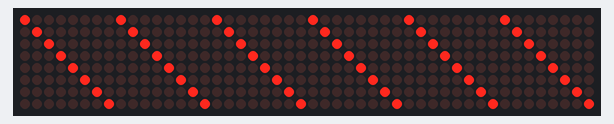
The sketch below on a simulated Arduino Uno, built with avr-gcc and run on an emulated ATmega328P. On the bench: 48×8 LED matrix. What the sketch prints to the serial monitor is not drawn.

Above: at 0.1 s.

The sketch:

matrix3.ino
```cpp
// Program to exercise the MD_MAX72XX library
//
// Uses the graphics functions to animate a pair of eyes on 2 matrix modules.
// Eyes are coordinated to work together.
// Eyes are created to fill all available modules.
//
//
#include <MD_MAX72xx.h>

// Define the number of devices we have in the chain and the hardware interface
#define HARDWARE_TYPE MD_MAX72XX::ICSTATION_HW
#define TRANSFORM_TYPE MD_MAX72XX::TFUD
#define MAX_DEVICES 6
#define PIXEL_PER_DEVICE 8
#define ROW_LENGTH ((MAX_DEVICES * PIXEL_PER_DEVICE) / 2)

#define PIN_CLK   12  // or SCK
#define PIN_DATA  11  // or MOSI
#define PIN_CS    10  // or SS

MD_MAX72XX matrix = MD_MAX72XX(HARDWARE_TYPE, PIN_DATA, PIN_CLK, PIN_CS, MAX_DEVICES);

uint8_t pixels[] = { 1, 2, 4, 8, 16, 32, 64, 128 };
/*
uint8_t pixels_sign[]  = { 0, 0, 0, 0, 0, 0, 0x80, 0x40, 0x20, 0x10, 0x08, 0xE4, 0xE4, 0x08, 0x10, 0x20,0x40, 0x80, 0, 0, 0, 0, 0, 0,
                           0x20, 0x30, 0x28, 0x24, 0x22, 0x21, 0x20, 0x20, 0x20, 0x20, 0x20, 0x2F, 0x2F, 0x20, 0x20, 0x20, 0x20, 0x20, 0x21, 0x22, 0x24, 0x28, 0x30, 0x20};

/*
uint8_t pixels_sign[]  = { 0, 0, 0, 0, 0, 0x80, 0x40, 0x20, 0x10, 0x08, 0x04, 0xF2, 0xF2, 0x04, 0x08, 0x10, 0x20,0x40, 0x80, 0, 0, 0, 0, 0,
                           0x30, 0x28, 0x24, 0x22, 0x21, 0x20, 0x20, 0x20, 0x20, 0x20, 0x20, 0x2F, 0x2F, 0x20, 0x20, 0x20, 0x20, 0x20, 0x20, 0x21, 0x22, 0x24, 0x28, 0x30};
                           */
/*
uint8_t pixels_sign[]  = { 0, 0, 0, 0, 0, 0x80, 0x40, 0x20, 0x10, 0x08, 0x04, 0xFA, 0xFA, 0x04, 0x08, 0x10, 0x20,0x40, 0x80, 0, 0, 0, 0, 0,
                           0x70, 0x48, 0x44, 0x42, 0x41, 0x40, 0x40, 0x40, 0x40, 0x40, 0x40, 0x5B, 0x5B, 0x40, 0x40, 0x40, 0x40, 0x40, 0x40, 0x41, 0x42, 0x44, 0x48, 0x70};
                           */

uint8_t pixels_sign[]  = { 0, 0, 0, 0, 0x80, 0xC0, 0x60, 0x30, 0x18, 0x0C, 0x06, 0xFB, 0xFB, 0x06, 0x0C, 0x18, 0x30,0x60, 0xC0, 0x80, 0, 0, 0, 0,
                           0xF8, 0xFC, 0xC6, 0xC3, 0xC1, 0xC0, 0xC0, 0xC0, 0xC0, 0xC0, 0xC0, 0xDB, 0xDB, 0xC0, 0xC0, 0xC0, 0xC0, 0xC0, 0xC0, 0xC1, 0xC3, 0xC6, 0xFC, 0xF8};

void setup()
{
  Serial.begin(115200);
  matrix.begin();
  matrix.clear();
  //matrix.clear();

  Serial.println(matrix.getColumnCount());
  //drawSign();
  //drawBox();
  fillAll();
}

void drawSign() {
  for (uint16_t  col=0; col < matrix.getColumnCount(); col++) {
    setColumn(col, pixels_sign[col]);
  }
  matrix.control(MD_MAX72XX::UPDATE, MD_MAX72XX::ON);
}

void fillAll() {
  for (uint16_t  col=0; col < matrix.getColumnCount(); col++) {
    setColumn(col, pixels[col % 8]);
  }
  matrix.control(MD_MAX72XX::UPDATE, MD_MAX72XX::ON);
}

void drawBox() {
  for (uint16_t  col=0; col < matrix.getColumnCount(); col++) {
    if (col % ROW_LENGTH == 0 ||
       col % ROW_LENGTH == ROW_LENGTH - 1) {
      setColumn(col, 0xFF);
    } else if (col < matrix.getColumnCount() / 2 ) {
      setColumn(col, 0x01);
    } else {
      setColumn(col, 0x80);
    }
  }
  matrix.control(MD_MAX72XX::UPDATE, MD_MAX72XX::ON);
}

void setColumn(uint16_t c, uint8_t val) {
  uint16_t deviceCol = 7 - c % 8;
  uint16_t deviceNum = c / 8;

  matrix.setColumn(deviceNum * 8 + deviceCol, val);
}

void loop()
{

}
```
